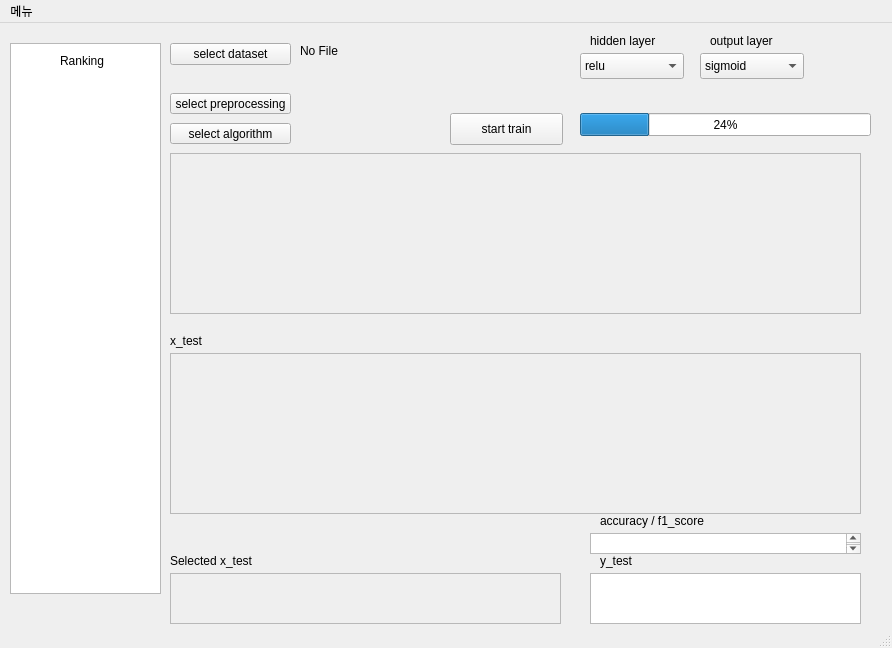
<?xml version="1.0" encoding="UTF-8"?>
<ui version="4.0">
 <class>MainWindow</class>
 <widget class="QMainWindow" name="MainWindow">
  <property name="geometry">
   <rect>
    <x>0</x>
    <y>0</y>
    <width>892</width>
    <height>648</height>
   </rect>
  </property>
  <property name="windowTitle">
   <string>MainWindow</string>
  </property>
  <widget class="QWidget" name="centralwidget">
   <widget class="QTableView" name="RankingTable">
    <property name="geometry">
     <rect>
      <x>10</x>
      <y>20</y>
      <width>151</width>
      <height>551</height>
     </rect>
    </property>
   </widget>
   <widget class="QLabel" name="label">
    <property name="geometry">
     <rect>
      <x>60</x>
      <y>30</y>
      <width>60</width>
      <height>16</height>
     </rect>
    </property>
    <property name="text">
     <string>Ranking</string>
    </property>
   </widget>
   <widget class="QToolButton" name="Database_select_button">
    <property name="geometry">
     <rect>
      <x>170</x>
      <y>20</y>
      <width>121</width>
      <height>22</height>
     </rect>
    </property>
    <property name="text">
     <string>select dataset</string>
    </property>
   </widget>
   <widget class="QToolButton" name="Preprocessing_select_button">
    <property name="geometry">
     <rect>
      <x>170</x>
      <y>70</y>
      <width>121</width>
      <height>21</height>
     </rect>
    </property>
    <property name="text">
     <string>select preprocessing</string>
    </property>
   </widget>
   <widget class="QToolButton" name="Algorithm_select_button">
    <property name="geometry">
     <rect>
      <x>170</x>
      <y>100</y>
      <width>121</width>
      <height>21</height>
     </rect>
    </property>
    <property name="text">
     <string>select algorithm</string>
    </property>
   </widget>
   <widget class="QLabel" name="dataset_path_label">
    <property name="geometry">
     <rect>
      <x>170</x>
      <y>50</y>
      <width>531</width>
      <height>16</height>
     </rect>
    </property>
    <property name="text">
     <string/>
    </property>
   </widget>
   <widget class="QLabel" name="dataset_filename_label">
    <property name="geometry">
     <rect>
      <x>300</x>
      <y>20</y>
      <width>111</width>
      <height>16</height>
     </rect>
    </property>
    <property name="text">
     <string>No File</string>
    </property>
   </widget>
   <widget class="QScrollArea" name="dataset_scrollarea">
    <property name="geometry">
     <rect>
      <x>170</x>
      <y>130</y>
      <width>691</width>
      <height>161</height>
     </rect>
    </property>
    <property name="widgetResizable">
     <bool>true</bool>
    </property>
    <widget class="QWidget" name="scrollAreaWidgetContents">
     <property name="geometry">
      <rect>
       <x>0</x>
       <y>0</y>
       <width>689</width>
       <height>159</height>
      </rect>
     </property>
    </widget>
   </widget>
   <widget class="QScrollArea" name="x_test_scrollarea">
    <property name="geometry">
     <rect>
      <x>170</x>
      <y>330</y>
      <width>691</width>
      <height>161</height>
     </rect>
    </property>
    <property name="widgetResizable">
     <bool>true</bool>
    </property>
    <widget class="QWidget" name="scrollAreaWidgetContents_2">
     <property name="geometry">
      <rect>
       <x>0</x>
       <y>0</y>
       <width>689</width>
       <height>159</height>
      </rect>
     </property>
    </widget>
   </widget>
   <widget class="QScrollArea" name="x_test_scrollarea_2">
    <property name="geometry">
     <rect>
      <x>170</x>
      <y>550</y>
      <width>391</width>
      <height>51</height>
     </rect>
    </property>
    <property name="widgetResizable">
     <bool>true</bool>
    </property>
    <widget class="QWidget" name="scrollAreaWidgetContents_3">
     <property name="geometry">
      <rect>
       <x>0</x>
       <y>0</y>
       <width>389</width>
       <height>49</height>
      </rect>
     </property>
    </widget>
   </widget>
   <widget class="QLabel" name="label_2">
    <property name="geometry">
     <rect>
      <x>170</x>
      <y>530</y>
      <width>101</width>
      <height>16</height>
     </rect>
    </property>
    <property name="text">
     <string>Selected x_test</string>
    </property>
   </widget>
   <widget class="QProgressBar" name="progressBar">
    <property name="geometry">
     <rect>
      <x>580</x>
      <y>90</y>
      <width>291</width>
      <height>23</height>
     </rect>
    </property>
    <property name="value">
     <number>24</number>
    </property>
   </widget>
   <widget class="QTextBrowser" name="accuracy_f1score">
    <property name="geometry">
     <rect>
      <x>590</x>
      <y>510</y>
      <width>271</width>
      <height>21</height>
     </rect>
    </property>
   </widget>
   <widget class="QLabel" name="label_5">
    <property name="geometry">
     <rect>
      <x>600</x>
      <y>490</y>
      <width>121</width>
      <height>16</height>
     </rect>
    </property>
    <property name="text">
     <string>accuracy / f1_score</string>
    </property>
   </widget>
   <widget class="QLabel" name="label_6">
    <property name="geometry">
     <rect>
      <x>600</x>
      <y>530</y>
      <width>60</width>
      <height>16</height>
     </rect>
    </property>
    <property name="text">
     <string>y_test</string>
    </property>
   </widget>
   <widget class="QTextBrowser" name="y_test_textBrowser">
    <property name="geometry">
     <rect>
      <x>590</x>
      <y>550</y>
      <width>271</width>
      <height>51</height>
     </rect>
    </property>
   </widget>
   <widget class="QPushButton" name="train_button">
    <property name="geometry">
     <rect>
      <x>450</x>
      <y>90</y>
      <width>113</width>
      <height>32</height>
     </rect>
    </property>
    <property name="text">
     <string>start train</string>
    </property>
   </widget>
   <widget class="QComboBox" name="hidden_layer_select">
    <property name="geometry">
     <rect>
      <x>580</x>
      <y>30</y>
      <width>104</width>
      <height>26</height>
     </rect>
    </property>
    <item>
     <property name="text">
      <string>relu</string>
     </property>
    </item>
    <item>
     <property name="text">
      <string>sigmoid</string>
     </property>
    </item>
   </widget>
   <widget class="QComboBox" name="output_layer_select">
    <property name="geometry">
     <rect>
      <x>700</x>
      <y>30</y>
      <width>104</width>
      <height>26</height>
     </rect>
    </property>
    <item>
     <property name="text">
      <string>sigmoid</string>
     </property>
    </item>
    <item>
     <property name="text">
      <string>softmax</string>
     </property>
    </item>
    <item>
     <property name="text">
      <string>linear</string>
     </property>
    </item>
   </widget>
   <widget class="QLabel" name="label_3">
    <property name="geometry">
     <rect>
      <x>170</x>
      <y>310</y>
      <width>101</width>
      <height>16</height>
     </rect>
    </property>
    <property name="text">
     <string>x_test</string>
    </property>
   </widget>
   <widget class="QLabel" name="selected_preprocessing_label">
    <property name="geometry">
     <rect>
      <x>300</x>
      <y>70</y>
      <width>171</width>
      <height>16</height>
     </rect>
    </property>
    <property name="text">
     <string/>
    </property>
   </widget>
   <widget class="QLabel" name="label_4">
    <property name="geometry">
     <rect>
      <x>590</x>
      <y>10</y>
      <width>81</width>
      <height>16</height>
     </rect>
    </property>
    <property name="text">
     <string>hidden layer</string>
    </property>
   </widget>
   <widget class="QLabel" name="label_7">
    <property name="geometry">
     <rect>
      <x>710</x>
      <y>10</y>
      <width>81</width>
      <height>16</height>
     </rect>
    </property>
    <property name="text">
     <string>output layer</string>
    </property>
   </widget>
  </widget>
  <widget class="QStatusBar" name="statusbar"/>
  <widget class="QMenuBar" name="menuBar">
   <property name="geometry">
    <rect>
     <x>0</x>
     <y>0</y>
     <width>892</width>
     <height>24</height>
    </rect>
   </property>
   <widget class="QMenu" name="menu">
    <property name="title">
     <string>메뉴</string>
    </property>
    <addaction name="actiontest_menu"/>
   </widget>
   <addaction name="menu"/>
  </widget>
  <action name="actiontest_menu">
   <property name="text">
    <string>test menu</string>
   </property>
  </action>
 </widget>
 <resources/>
 <connections/>
</ui>
